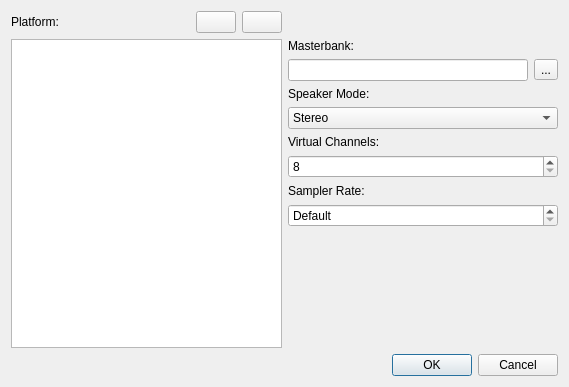
<?xml version="1.0" encoding="UTF-8"?>
<ui version="4.0">
 <class>FmodProjectSettingsDlg</class>
 <widget class="QDialog" name="FmodProjectSettingsDlg">
  <property name="geometry">
   <rect>
    <x>0</x>
    <y>0</y>
    <width>569</width>
    <height>387</height>
   </rect>
  </property>
  <property name="windowTitle">
   <string>Fmod Project Settings</string>
  </property>
  <property name="windowIcon">
   <iconset resource="../QtResources/resources.qrc">
    <normaloff>:/TypeIcons/ezFmodEventComponent.png</normaloff>:/TypeIcons/ezFmodEventComponent.png</iconset>
  </property>
  <layout class="QVBoxLayout" name="verticalLayout_2">
   <item>
    <layout class="QGridLayout" name="gridLayout">
     <item row="0" column="0">
      <layout class="QHBoxLayout" name="horizontalLayout_2">
       <item>
        <widget class="QLabel" name="label">
         <property name="text">
          <string>Platform:</string>
         </property>
        </widget>
       </item>
       <item>
        <spacer name="horizontalSpacer">
         <property name="orientation">
          <enum>Qt::Horizontal</enum>
         </property>
         <property name="sizeHint" stdset="0">
          <size>
           <width>40</width>
           <height>20</height>
          </size>
         </property>
        </spacer>
       </item>
       <item>
        <widget class="QPushButton" name="ButtonAdd">
         <property name="text">
          <string/>
         </property>
         <property name="icon">
          <iconset resource="../../../Code/Tools/GuiFoundation/QtResources/resources.qrc">
           <normaloff>:/GuiFoundation/Icons/DocumentAdd16.png</normaloff>:/GuiFoundation/Icons/DocumentAdd16.png</iconset>
         </property>
        </widget>
       </item>
       <item>
        <widget class="QPushButton" name="ButtonRemove">
         <property name="text">
          <string/>
         </property>
         <property name="icon">
          <iconset resource="../../../Code/Tools/GuiFoundation/QtResources/resources.qrc">
           <normaloff>:/GuiFoundation/Icons/Delete16.png</normaloff>:/GuiFoundation/Icons/Delete16.png</iconset>
         </property>
        </widget>
       </item>
      </layout>
     </item>
     <item row="1" column="0">
      <widget class="QListWidget" name="ListPlatforms">
       <property name="editTriggers">
        <set>QAbstractItemView::NoEditTriggers</set>
       </property>
       <property name="alternatingRowColors">
        <bool>false</bool>
       </property>
       <property name="selectionBehavior">
        <enum>QAbstractItemView::SelectRows</enum>
       </property>
       <property name="sortingEnabled">
        <bool>true</bool>
       </property>
      </widget>
     </item>
     <item row="1" column="1">
      <layout class="QVBoxLayout" name="verticalLayout">
       <item>
        <widget class="QLabel" name="label_2">
         <property name="text">
          <string>Masterbank:</string>
         </property>
        </widget>
       </item>
       <item>
        <layout class="QHBoxLayout" name="horizontalLayout">
         <item>
          <widget class="QLineEdit" name="EditMasterBank">
           <property name="toolTip">
            <string>The relative path to the master bank. Or the GUID of the master bank asset.</string>
           </property>
          </widget>
         </item>
         <item>
          <widget class="QToolButton" name="ButtonMB">
           <property name="text">
            <string>...</string>
           </property>
          </widget>
         </item>
        </layout>
       </item>
       <item>
        <widget class="QLabel" name="label_5">
         <property name="text">
          <string>Speaker Mode:</string>
         </property>
        </widget>
       </item>
       <item>
        <widget class="QComboBox" name="ComboMode">
         <property name="toolTip">
          <string>Must be identical to what has been configured in Fmod Studio for this platform.</string>
         </property>
         <item>
          <property name="text">
           <string>Stereo</string>
          </property>
         </item>
         <item>
          <property name="text">
           <string>5.1</string>
          </property>
         </item>
         <item>
          <property name="text">
           <string>7.1</string>
          </property>
         </item>
        </widget>
       </item>
       <item>
        <widget class="QLabel" name="label_3">
         <property name="text">
          <string>Virtual Channels:</string>
         </property>
        </widget>
       </item>
       <item>
        <widget class="QSpinBox" name="SpinChannels">
         <property name="toolTip">
          <string>The maximum number of sounds that are audible simultaneously.</string>
         </property>
         <property name="minimum">
          <number>8</number>
         </property>
         <property name="maximum">
          <number>512</number>
         </property>
        </widget>
       </item>
       <item>
        <widget class="QLabel" name="label_4">
         <property name="text">
          <string>Sampler Rate:</string>
         </property>
        </widget>
       </item>
       <item>
        <widget class="QSpinBox" name="SpinSamplerRate">
         <property name="toolTip">
          <string>0 for default.</string>
         </property>
         <property name="specialValueText">
          <string>Default</string>
         </property>
         <property name="correctionMode">
          <enum>QAbstractSpinBox::CorrectToNearestValue</enum>
         </property>
         <property name="minimum">
          <number>7999</number>
         </property>
         <property name="maximum">
          <number>192000</number>
         </property>
        </widget>
       </item>
       <item>
        <spacer name="verticalSpacer">
         <property name="orientation">
          <enum>Qt::Vertical</enum>
         </property>
         <property name="sizeHint" stdset="0">
          <size>
           <width>20</width>
           <height>40</height>
          </size>
         </property>
        </spacer>
       </item>
      </layout>
     </item>
    </layout>
   </item>
   <item>
    <widget class="QDialogButtonBox" name="ButtonBox">
     <property name="standardButtons">
      <set>QDialogButtonBox::Cancel|QDialogButtonBox::Ok</set>
     </property>
    </widget>
   </item>
  </layout>
 </widget>
 <resources>
  <include location="../../../Code/Tools/GuiFoundation/QtResources/resources.qrc"/>
  <include location="../QtResources/resources.qrc"/>
 </resources>
 <connections/>
</ui>
